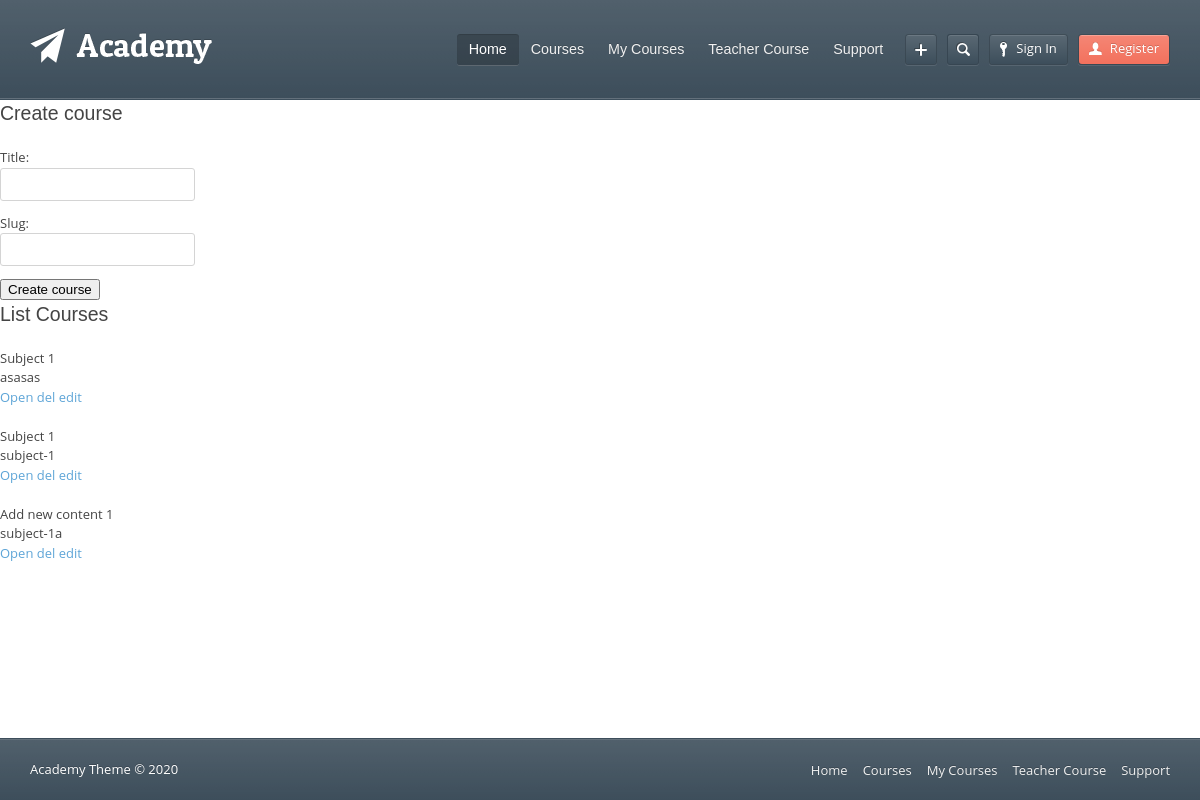
/course/del/9/9, run on the app's committed database.
### courser/models.py (models this page shows, shortened)
class Course(models.Model):
    subject = models.ForeignKey(Subject,
                                related_name='courses',
                                on_delete=models.CASCADE)
    title = models.CharField(max_length=200, unique=True)
    slug = models.SlugField(max_length=200)
    overview = models.TextField()
    created = models.DateTimeField(auto_now_add=True)
    class Meta:
        abstract = False

### courser/views.py (the view, shortened to what this page needs)
# urls.py: path('del/<int:pk>/<int:pk1>', DelCourseView.as_view(),name='del_course'),
class DelCourseView(View):
	def get(self, request, pk, pk1):
		data = Course.objects.filter(id=pk1)
		data.delete()
		form = CourseForm()
		content = {
			'form': form,
			'data' : Course.objects.filter(subject=pk),
			'pk': pk
		}
		return render(request, 'courserview/l_course.html', content)

### courser/forms.py
class CourseForm(forms.Form):
	title = forms.CharField(required=True)
	slug = forms.SlugField(required=True)

### courser/templates/courserview/l_course.html (shortened to what this page needs)
{% extends "base.html" %}
{% block content %}
	<h1>Create course</h1>
	<form action="{% url 'create-course' pk %}" method="post">
		{{ form.as_p }}
		<button type="submit">Create course</button>
	</form>
	<h1>List Courses</h1>
	{% for d in data %}
		<div> {{ d.title }} </div>
		<div> {{ d.slug }} </div>
		<a href="{% url "open_module" pk d.id %}">Open</a>
		<a href="{% url "del_course" pk d.id %}">del</a>
		<a href="{% url "edit_course" pk d.id %}">edit</a>
		<br>
		<br>
	{% endfor %}
{% endblock content %}

### courser/static/wp-content/themes/academy/style9c30.css (style rules this page uses)
body { position:relative; background:#fff; color:#444; letter-spacing:0; font-weight:normal; font-style:normal; font-size:13px; font-family:Open Sans, Helvetica, Arial, sans-serif; line-height:1.5; }
html, body { height:100%; }
a { outline:none; color:#5ea5d7; text-decoration:none; line-height:inherit; }
body, div, dl, dt, dd, ul, ol, li, h1, h2, h3, h4, h5, h6, pre, form, fieldset, p, blockquote, th, td { margin:0; padding:0; direction:ltr; }
p { margin-bottom:1em; font-weight:normal; font-family:inherit; line-height:inherit; }
h1, h2, h3, h4, h5, h6 { margin:0; font-weight:normal; font-style:normal; font-family:Crete Round, Arial, Helvetica, sans-serif; line-height:1.5em; }
h1 { margin-bottom:1em; font-size:1.5em; }
input[type="text"], input[type="password"], input[type="email"], input[type="number"], select, textarea { display:block; margin:0 0 1em 0; padding:0.5em 9px; width:auto; outline:none; border:1px solid #D4D4D4; background:#fff; color:#333; font-size:1em; font-family:Open Sans, Arial, Helvetica, sans-serif; }
textarea, input[type="submit"], input[type="button"], input[type="text"], input[type="email"], input[type="number"], input[type="password"], .course-preview, .course-description, .course-image, .course-preview .course-meta, .popup .popup-text, .boxed-slider, .tooltip-text, .bordered-image, .wp-caption, .gallery-icon, ul.products li.product img, .widget ul.product_list_widget li img, .content-block, .lessons-listing, .user-courses-listing, .toggles-wrap, .vertical-tabs .tabs li, .widget, .tooltip-text .field-wrap, .certificate-wrap, .jp-volume-bar, .jp-progress, .jp-controls a, .jp-controls a:before, .jp-video-play-icon, .jp-video-play-icon:before, .jp-gui, .faq-toggles , .course-progress, .course-progress span, .search-form, .mobile-search-form, .tagcloud a, .user-links a, .users-listing .user-image, .pagination span, .button, .button:after, .button-wrap, .select-menu, .header-navigation ul, .header-navigation div > ul > li a { -webkit-border-radius: 3px; -moz-border-radius: 3px; border-radius: 3px; }

### data on the page
Course: title "Subject 1", slug "asasas"
Course: title "Subject 1", slug "subject-1"
Course: title "Add new content 1", slug "subject-1a"
